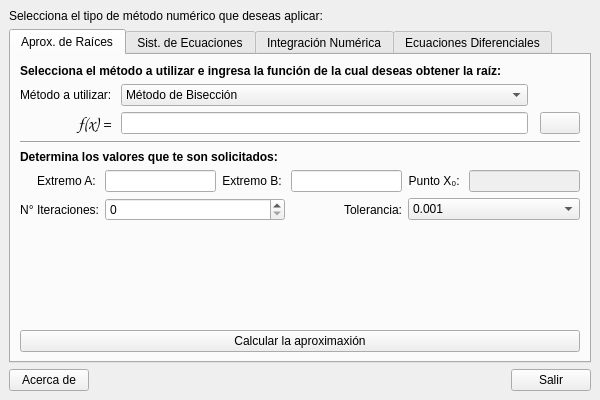
<?xml version="1.0" encoding="UTF-8"?>
<ui version="4.0">
 <class>MainWindow</class>
 <widget class="QMainWindow" name="MainWindow">
  <property name="windowModality">
   <enum>Qt::NonModal</enum>
  </property>
  <property name="geometry">
   <rect>
    <x>0</x>
    <y>0</y>
    <width>600</width>
    <height>400</height>
   </rect>
  </property>
  <property name="minimumSize">
   <size>
    <width>600</width>
    <height>400</height>
   </size>
  </property>
  <property name="windowTitle">
   <string>Métodos Numéricos</string>
  </property>
  <property name="windowIcon">
   <iconset resource="resources/metnum.qrc">
    <normaloff>:/Iconos/icons/metodos.png</normaloff>:/Iconos/icons/metodos.png</iconset>
  </property>
  <property name="layoutDirection">
   <enum>Qt::LeftToRight</enum>
  </property>
  <property name="autoFillBackground">
   <bool>false</bool>
  </property>
  <widget class="QWidget" name="centralwidget">
   <layout class="QVBoxLayout" name="verticalLayout">
    <item>
     <widget class="QLabel" name="label">
      <property name="text">
       <string>Selecciona el tipo de método numérico que deseas aplicar:</string>
      </property>
      <property name="alignment">
       <set>Qt::AlignJustify|Qt::AlignVCenter</set>
      </property>
      <property name="wordWrap">
       <bool>true</bool>
      </property>
     </widget>
    </item>
    <item>
     <widget class="QTabWidget" name="tabWidget">
      <property name="minimumSize">
       <size>
        <width>565</width>
        <height>0</height>
       </size>
      </property>
      <property name="tabPosition">
       <enum>QTabWidget::North</enum>
      </property>
      <property name="tabShape">
       <enum>QTabWidget::Rounded</enum>
      </property>
      <property name="currentIndex">
       <number>0</number>
      </property>
      <widget class="QWidget" name="tab">
       <attribute name="title">
        <string>Aprox. de Raíces</string>
       </attribute>
       <layout class="QVBoxLayout" name="verticalLayout_2">
        <item>
         <widget class="QLabel" name="label_2">
          <property name="font">
           <font>
            <weight>75</weight>
            <bold>true</bold>
           </font>
          </property>
          <property name="text">
           <string>Selecciona el método a utilizar e ingresa la función de la cual deseas obtener la raíz:</string>
          </property>
          <property name="alignment">
           <set>Qt::AlignJustify|Qt::AlignVCenter</set>
          </property>
          <property name="wordWrap">
           <bool>true</bool>
          </property>
         </widget>
        </item>
        <item>
         <layout class="QGridLayout" name="gridLayout_2">
          <item row="0" column="1">
           <widget class="QComboBox" name="metodosRaices">
            <item>
             <property name="text">
              <string>Método de Bisección</string>
             </property>
            </item>
            <item>
             <property name="text">
              <string>Método de la Regla Falsa</string>
             </property>
            </item>
            <item>
             <property name="text">
              <string>Método de Newton - Raphson</string>
             </property>
            </item>
           </widget>
          </item>
          <item row="0" column="0">
           <widget class="QLabel" name="label_3">
            <property name="text">
             <string>Método a utilizar: </string>
            </property>
           </widget>
          </item>
          <item row="1" column="0">
           <widget class="QLabel" name="label_4">
            <property name="font">
             <font>
              <family>URW Chancery L</family>
              <pointsize>13</pointsize>
             </font>
            </property>
            <property name="text">
             <string>f(x) = </string>
            </property>
            <property name="alignment">
             <set>Qt::AlignRight|Qt::AlignTrailing|Qt::AlignVCenter</set>
            </property>
           </widget>
          </item>
          <item row="0" column="2" colspan="2">
           <spacer name="horizontalSpacer_3">
            <property name="orientation">
             <enum>Qt::Horizontal</enum>
            </property>
            <property name="sizeHint" stdset="0">
             <size>
              <width>40</width>
              <height>20</height>
             </size>
            </property>
           </spacer>
          </item>
          <item row="1" column="1">
           <widget class="QLineEdit" name="editRaices"/>
          </item>
          <item row="1" column="3">
           <widget class="QPushButton" name="btnHowFx">
            <property name="text">
             <string/>
            </property>
            <property name="icon">
             <iconset resource="resources/metnum.qrc">
              <normaloff>:/Iconos/icons/what.png</normaloff>:/Iconos/icons/what.png</iconset>
            </property>
            <property name="iconSize">
             <size>
              <width>24</width>
              <height>24</height>
             </size>
            </property>
            <property name="shortcut">
             <string>Ctrl+R</string>
            </property>
           </widget>
          </item>
         </layout>
        </item>
        <item>
         <widget class="Line" name="line">
          <property name="orientation">
           <enum>Qt::Horizontal</enum>
          </property>
         </widget>
        </item>
        <item>
         <widget class="QLabel" name="label_5">
          <property name="font">
           <font>
            <weight>75</weight>
            <bold>true</bold>
           </font>
          </property>
          <property name="text">
           <string>Determina los valores que te son solicitados:</string>
          </property>
          <property name="alignment">
           <set>Qt::AlignJustify|Qt::AlignVCenter</set>
          </property>
          <property name="wordWrap">
           <bool>true</bool>
          </property>
         </widget>
        </item>
        <item>
         <layout class="QGridLayout" name="gridLayout_3">
          <item row="0" column="0">
           <widget class="QLabel" name="label_6">
            <property name="text">
             <string>Extremo A: </string>
            </property>
            <property name="alignment">
             <set>Qt::AlignRight|Qt::AlignTrailing|Qt::AlignVCenter</set>
            </property>
           </widget>
          </item>
          <item row="0" column="1">
           <widget class="QLineEdit" name="raicesA"/>
          </item>
          <item row="0" column="5">
           <widget class="QLineEdit" name="raicesX">
            <property name="enabled">
             <bool>false</bool>
            </property>
           </widget>
          </item>
          <item row="0" column="3">
           <widget class="QLineEdit" name="raicesB"/>
          </item>
          <item row="0" column="2">
           <widget class="QLabel" name="label_7">
            <property name="text">
             <string>Extremo B: </string>
            </property>
            <property name="alignment">
             <set>Qt::AlignRight|Qt::AlignTrailing|Qt::AlignVCenter</set>
            </property>
           </widget>
          </item>
          <item row="0" column="4">
           <widget class="QLabel" name="label_8">
            <property name="text">
             <string>Punto X₀: </string>
            </property>
            <property name="alignment">
             <set>Qt::AlignRight|Qt::AlignTrailing|Qt::AlignVCenter</set>
            </property>
           </widget>
          </item>
          <item row="1" column="3">
           <widget class="QLabel" name="label_10">
            <property name="text">
             <string>Tolerancia:</string>
            </property>
            <property name="alignment">
             <set>Qt::AlignRight|Qt::AlignTrailing|Qt::AlignVCenter</set>
            </property>
           </widget>
          </item>
          <item row="1" column="4" colspan="2">
           <widget class="QComboBox" name="raicesTolera">
            <item>
             <property name="text">
              <string>0.001</string>
             </property>
            </item>
            <item>
             <property name="text">
              <string>0.0001</string>
             </property>
            </item>
            <item>
             <property name="text">
              <string>0.00001</string>
             </property>
            </item>
            <item>
             <property name="text">
              <string>0.000001</string>
             </property>
            </item>
            <item>
             <property name="text">
              <string>0.0000001</string>
             </property>
            </item>
           </widget>
          </item>
          <item row="1" column="0">
           <widget class="QLabel" name="label_9">
            <property name="text">
             <string>N° Iteraciones:</string>
            </property>
            <property name="alignment">
             <set>Qt::AlignRight|Qt::AlignTrailing|Qt::AlignVCenter</set>
            </property>
           </widget>
          </item>
          <item row="1" column="1" colspan="2">
           <widget class="QSpinBox" name="raicesItera"/>
          </item>
         </layout>
        </item>
        <item>
         <spacer name="verticalSpacer">
          <property name="orientation">
           <enum>Qt::Vertical</enum>
          </property>
          <property name="sizeHint" stdset="0">
           <size>
            <width>20</width>
            <height>46</height>
           </size>
          </property>
         </spacer>
        </item>
        <item>
         <layout class="QGridLayout" name="gridLayout_4">
          <item row="0" column="0">
           <widget class="QPushButton" name="btnRaices">
            <property name="text">
             <string>Calcular la aproximaxión</string>
            </property>
           </widget>
          </item>
         </layout>
        </item>
       </layout>
      </widget>
      <widget class="QWidget" name="tab_2">
       <attribute name="title">
        <string>Sist. de Ecuaciones</string>
       </attribute>
       <layout class="QVBoxLayout" name="verticalLayout_3">
        <item>
         <widget class="QLabel" name="label_11">
          <property name="font">
           <font>
            <weight>75</weight>
            <bold>true</bold>
           </font>
          </property>
          <property name="text">
           <string>Selecciona el método a utilizar y proporciona los coeficientes de cada ecuación, recuerda que deben encontrarse en diagonal fuerte:</string>
          </property>
          <property name="alignment">
           <set>Qt::AlignJustify|Qt::AlignVCenter</set>
          </property>
          <property name="wordWrap">
           <bool>true</bool>
          </property>
         </widget>
        </item>
        <item>
         <layout class="QGridLayout" name="gridLayout_6">
          <item row="0" column="1">
           <widget class="QComboBox" name="metodosMatriz">
            <item>
             <property name="text">
              <string>Método de Jacobi</string>
             </property>
            </item>
            <item>
             <property name="text">
              <string>Método de Gauss - Seidel</string>
             </property>
            </item>
           </widget>
          </item>
          <item row="0" column="3">
           <widget class="QLabel" name="label_19">
            <property name="text">
             <string>Iteraciones a realizar: </string>
            </property>
           </widget>
          </item>
          <item row="0" column="4">
           <widget class="QSpinBox" name="matrizItera"/>
          </item>
          <item row="0" column="0">
           <widget class="QLabel" name="label_18">
            <property name="text">
             <string>Método a utilizar: </string>
            </property>
           </widget>
          </item>
          <item row="0" column="2">
           <spacer name="horizontalSpacer_4">
            <property name="orientation">
             <enum>Qt::Horizontal</enum>
            </property>
            <property name="sizeHint" stdset="0">
             <size>
              <width>40</width>
              <height>20</height>
             </size>
            </property>
           </spacer>
          </item>
         </layout>
        </item>
        <item>
         <widget class="Line" name="line_2">
          <property name="orientation">
           <enum>Qt::Horizontal</enum>
          </property>
         </widget>
        </item>
        <item>
         <layout class="QGridLayout" name="gridLayout_5">
          <item row="3" column="1">
           <widget class="QLineEdit" name="A31"/>
          </item>
          <item row="3" column="0">
           <widget class="QLabel" name="label_14">
            <property name="text">
             <string>EQ₃</string>
            </property>
            <property name="alignment">
             <set>Qt::AlignCenter</set>
            </property>
           </widget>
          </item>
          <item row="1" column="2">
           <widget class="QLineEdit" name="A12"/>
          </item>
          <item row="1" column="1">
           <widget class="QLineEdit" name="A11"/>
          </item>
          <item row="0" column="1">
           <widget class="QLabel" name="label_15">
            <property name="text">
             <string>X₁</string>
            </property>
            <property name="alignment">
             <set>Qt::AlignCenter</set>
            </property>
           </widget>
          </item>
          <item row="1" column="3">
           <widget class="QLineEdit" name="A13"/>
          </item>
          <item row="1" column="5">
           <widget class="QLineEdit" name="B1"/>
          </item>
          <item row="2" column="1">
           <widget class="QLineEdit" name="A21"/>
          </item>
          <item row="0" column="3">
           <widget class="QLabel" name="label_17">
            <property name="text">
             <string>X₃</string>
            </property>
            <property name="alignment">
             <set>Qt::AlignCenter</set>
            </property>
           </widget>
          </item>
          <item row="2" column="2">
           <widget class="QLineEdit" name="A22"/>
          </item>
          <item row="2" column="0">
           <widget class="QLabel" name="label_13">
            <property name="text">
             <string>EQ₂</string>
            </property>
            <property name="alignment">
             <set>Qt::AlignCenter</set>
            </property>
           </widget>
          </item>
          <item row="3" column="5">
           <widget class="QLineEdit" name="B3"/>
          </item>
          <item row="0" column="2">
           <widget class="QLabel" name="label_16">
            <property name="text">
             <string>X₂</string>
            </property>
            <property name="alignment">
             <set>Qt::AlignCenter</set>
            </property>
           </widget>
          </item>
          <item row="2" column="5">
           <widget class="QLineEdit" name="B2"/>
          </item>
          <item row="3" column="3">
           <widget class="QLineEdit" name="A33"/>
          </item>
          <item row="1" column="0">
           <widget class="QLabel" name="label_12">
            <property name="text">
             <string>EQ₁</string>
            </property>
            <property name="alignment">
             <set>Qt::AlignCenter</set>
            </property>
           </widget>
          </item>
          <item row="2" column="3">
           <widget class="QLineEdit" name="A23"/>
          </item>
          <item row="3" column="2">
           <widget class="QLineEdit" name="A32"/>
          </item>
          <item row="0" column="4">
           <spacer name="horizontalSpacer_2">
            <property name="orientation">
             <enum>Qt::Horizontal</enum>
            </property>
            <property name="sizeHint" stdset="0">
             <size>
              <width>40</width>
              <height>20</height>
             </size>
            </property>
           </spacer>
          </item>
         </layout>
        </item>
        <item>
         <spacer name="verticalSpacer_2">
          <property name="orientation">
           <enum>Qt::Vertical</enum>
          </property>
          <property name="sizeHint" stdset="0">
           <size>
            <width>20</width>
            <height>43</height>
           </size>
          </property>
         </spacer>
        </item>
        <item>
         <widget class="QPushButton" name="btnMatriz">
          <property name="text">
           <string>Calcular los valores de X</string>
          </property>
         </widget>
        </item>
       </layout>
      </widget>
      <widget class="QWidget" name="tab_3">
       <attribute name="title">
        <string>Integración Numérica</string>
       </attribute>
       <layout class="QVBoxLayout" name="verticalLayout_4">
        <item>
         <widget class="QLabel" name="label_20">
          <property name="font">
           <font>
            <weight>75</weight>
            <bold>true</bold>
           </font>
          </property>
          <property name="text">
           <string>Selecciona el método a utilizar e ingresa los datos que se solicitan en base a la siguiente estructura:</string>
          </property>
          <property name="alignment">
           <set>Qt::AlignJustify|Qt::AlignVCenter</set>
          </property>
          <property name="wordWrap">
           <bool>true</bool>
          </property>
         </widget>
        </item>
        <item>
         <layout class="QGridLayout" name="gridLayout_7">
          <item row="0" column="1">
           <widget class="QLabel" name="label_21">
            <property name="text">
             <string/>
            </property>
            <property name="pixmap">
             <pixmap resource="resources/metnum.qrc">:/Imagenes/images/formula.png</pixmap>
            </property>
            <property name="scaledContents">
             <bool>false</bool>
            </property>
            <property name="alignment">
             <set>Qt::AlignCenter</set>
            </property>
           </widget>
          </item>
          <item row="0" column="0">
           <spacer name="horizontalSpacer_5">
            <property name="orientation">
             <enum>Qt::Horizontal</enum>
            </property>
            <property name="sizeHint" stdset="0">
             <size>
              <width>40</width>
              <height>20</height>
             </size>
            </property>
           </spacer>
          </item>
          <item row="0" column="2">
           <spacer name="horizontalSpacer_6">
            <property name="orientation">
             <enum>Qt::Horizontal</enum>
            </property>
            <property name="sizeHint" stdset="0">
             <size>
              <width>40</width>
              <height>20</height>
             </size>
            </property>
           </spacer>
          </item>
         </layout>
        </item>
        <item>
         <layout class="QGridLayout" name="gridLayout_8">
          <item row="0" column="0">
           <widget class="QLabel" name="label_22">
            <property name="text">
             <string>Método a utilizar: </string>
            </property>
           </widget>
          </item>
          <item row="0" column="1">
           <widget class="QComboBox" name="metodosIntegral">
            <item>
             <property name="text">
              <string>Sumas de Riemann</string>
             </property>
            </item>
            <item>
             <property name="text">
              <string>Regla del Trapecio</string>
             </property>
            </item>
            <item>
             <property name="text">
              <string>Regla de Simpson ⅓</string>
             </property>
            </item>
           </widget>
          </item>
          <item row="1" column="0">
           <widget class="QLabel" name="label_23">
            <property name="font">
             <font>
              <family>URW Chancery L</family>
              <pointsize>12</pointsize>
             </font>
            </property>
            <property name="text">
             <string>f(x) : </string>
            </property>
            <property name="alignment">
             <set>Qt::AlignRight|Qt::AlignTrailing|Qt::AlignVCenter</set>
            </property>
           </widget>
          </item>
          <item row="1" column="1">
           <widget class="QLineEdit" name="fxIntegral"/>
          </item>
          <item row="1" column="3">
           <widget class="QPushButton" name="btnHowFx2">
            <property name="text">
             <string/>
            </property>
            <property name="icon">
             <iconset resource="resources/metnum.qrc">
              <normaloff>:/Iconos/icons/what.png</normaloff>:/Iconos/icons/what.png</iconset>
            </property>
            <property name="iconSize">
             <size>
              <width>24</width>
              <height>24</height>
             </size>
            </property>
           </widget>
          </item>
          <item row="0" column="2" colspan="2">
           <spacer name="horizontalSpacer_7">
            <property name="orientation">
             <enum>Qt::Horizontal</enum>
            </property>
            <property name="sizeHint" stdset="0">
             <size>
              <width>40</width>
              <height>20</height>
             </size>
            </property>
           </spacer>
          </item>
         </layout>
        </item>
        <item>
         <widget class="Line" name="line_3">
          <property name="orientation">
           <enum>Qt::Horizontal</enum>
          </property>
         </widget>
        </item>
        <item>
         <layout class="QGridLayout" name="gridLayout_9">
          <item row="0" column="4">
           <widget class="QLineEdit" name="bIntegral"/>
          </item>
          <item row="1" column="0">
           <widget class="QLabel" name="label_26">
            <property name="text">
             <string>Iteraciones a realizar:</string>
            </property>
           </widget>
          </item>
          <item row="1" column="1">
           <widget class="QSpinBox" name="integralItera"/>
          </item>
          <item row="0" column="0">
           <widget class="QLabel" name="label_24">
            <property name="text">
             <string>Valor de A: </string>
            </property>
            <property name="alignment">
             <set>Qt::AlignRight|Qt::AlignTrailing|Qt::AlignVCenter</set>
            </property>
           </widget>
          </item>
          <item row="0" column="3">
           <widget class="QLabel" name="label_25">
            <property name="text">
             <string>Valor de B: </string>
            </property>
           </widget>
          </item>
          <item row="0" column="1">
           <widget class="QLineEdit" name="aIntegral"/>
          </item>
          <item row="0" column="2">
           <spacer name="horizontalSpacer_9">
            <property name="orientation">
             <enum>Qt::Horizontal</enum>
            </property>
            <property name="sizeHint" stdset="0">
             <size>
              <width>40</width>
              <height>20</height>
             </size>
            </property>
           </spacer>
          </item>
          <item row="0" column="5">
           <spacer name="horizontalSpacer_10">
            <property name="orientation">
             <enum>Qt::Horizontal</enum>
            </property>
            <property name="sizeHint" stdset="0">
             <size>
              <width>40</width>
              <height>20</height>
             </size>
            </property>
           </spacer>
          </item>
          <item row="1" column="3" colspan="3">
           <spacer name="horizontalSpacer_8">
            <property name="orientation">
             <enum>Qt::Horizontal</enum>
            </property>
            <property name="sizeHint" stdset="0">
             <size>
              <width>40</width>
              <height>20</height>
             </size>
            </property>
           </spacer>
          </item>
         </layout>
        </item>
        <item>
         <spacer name="verticalSpacer_3">
          <property name="orientation">
           <enum>Qt::Vertical</enum>
          </property>
          <property name="sizeHint" stdset="0">
           <size>
            <width>20</width>
            <height>8</height>
           </size>
          </property>
         </spacer>
        </item>
        <item>
         <widget class="QPushButton" name="btnIntegral">
          <property name="text">
           <string>Calcular la estimación de la Integral</string>
          </property>
         </widget>
        </item>
       </layout>
      </widget>
      <widget class="QWidget" name="tab_4">
       <attribute name="title">
        <string>Ecuaciones Diferenciales</string>
       </attribute>
       <layout class="QVBoxLayout" name="verticalLayout_5">
        <item>
         <widget class="QLabel" name="label_27">
          <property name="font">
           <font>
            <weight>75</weight>
            <bold>true</bold>
           </font>
          </property>
          <property name="text">
           <string>Selecciona el método a utilizar e ingresa la ecuación diferencial que deseas resolver:</string>
          </property>
          <property name="wordWrap">
           <bool>true</bool>
          </property>
         </widget>
        </item>
        <item>
         <layout class="QGridLayout" name="gridLayout_10">
          <item row="1" column="1">
           <widget class="QLineEdit" name="yPrima"/>
          </item>
          <item row="1" column="0">
           <widget class="QLabel" name="label_29">
            <property name="font">
             <font>
              <family>URW Chancery L</family>
              <pointsize>13</pointsize>
             </font>
            </property>
            <property name="text">
             <string>y' = </string>
            </property>
            <property name="alignment">
             <set>Qt::AlignRight|Qt::AlignTrailing|Qt::AlignVCenter</set>
            </property>
           </widget>
          </item>
          <item row="0" column="1">
           <widget class="QComboBox" name="metodosEcuaciones">
            <item>
             <property name="text">
              <string>Método de Euler</string>
             </property>
            </item>
            <item>
             <property name="text">
              <string>Método RK-4</string>
             </property>
            </item>
           </widget>
          </item>
          <item row="0" column="0">
           <widget class="QLabel" name="label_28">
            <property name="text">
             <string>Método a utilizar:</string>
            </property>
           </widget>
          </item>
          <item row="1" column="3">
           <widget class="QPushButton" name="btnHowFx3">
            <property name="text">
             <string/>
            </property>
            <property name="icon">
             <iconset resource="resources/metnum.qrc">
              <normaloff>:/Iconos/icons/what.png</normaloff>:/Iconos/icons/what.png</iconset>
            </property>
            <property name="iconSize">
             <size>
              <width>24</width>
              <height>24</height>
             </size>
            </property>
           </widget>
          </item>
          <item row="0" column="2" colspan="2">
           <spacer name="horizontalSpacer_11">
            <property name="orientation">
             <enum>Qt::Horizontal</enum>
            </property>
            <property name="sizeHint" stdset="0">
             <size>
              <width>40</width>
              <height>20</height>
             </size>
            </property>
           </spacer>
          </item>
         </layout>
        </item>
        <item>
         <widget class="Line" name="line_4">
          <property name="orientation">
           <enum>Qt::Horizontal</enum>
          </property>
         </widget>
        </item>
        <item>
         <layout class="QGridLayout" name="gridLayout_11">
          <item row="0" column="0">
           <widget class="QLabel" name="label_30">
            <property name="text">
             <string>X₀: </string>
            </property>
           </widget>
          </item>
          <item row="0" column="5">
           <widget class="QLineEdit" name="ecuacionesY0"/>
          </item>
          <item row="0" column="1">
           <widget class="QLineEdit" name="ecuacionesX0"/>
          </item>
          <item row="0" column="3">
           <widget class="QLineEdit" name="ecuacionesXn"/>
          </item>
          <item row="0" column="2">
           <widget class="QLabel" name="label_32">
            <property name="text">
             <string>Xₙ: </string>
            </property>
           </widget>
          </item>
          <item row="0" column="4">
           <widget class="QLabel" name="label_31">
            <property name="text">
             <string>Y₀: </string>
            </property>
           </widget>
          </item>
          <item row="1" column="5">
           <widget class="QSpinBox" name="ecuacionesItera"/>
          </item>
          <item row="1" column="3" colspan="2">
           <widget class="QLabel" name="label_33">
            <property name="text">
             <string>Iteraciones a realizar: </string>
            </property>
            <property name="alignment">
             <set>Qt::AlignRight|Qt::AlignTrailing|Qt::AlignVCenter</set>
            </property>
           </widget>
          </item>
         </layout>
        </item>
        <item>
         <spacer name="verticalSpacer_4">
          <property name="orientation">
           <enum>Qt::Vertical</enum>
          </property>
          <property name="sizeHint" stdset="0">
           <size>
            <width>20</width>
            <height>69</height>
           </size>
          </property>
         </spacer>
        </item>
        <item>
         <widget class="QPushButton" name="btnEcuaciones">
          <property name="text">
           <string>Calcular la aproximación</string>
          </property>
         </widget>
        </item>
       </layout>
      </widget>
     </widget>
    </item>
    <item>
     <layout class="QGridLayout" name="gridLayout">
      <item row="0" column="0">
       <widget class="QPushButton" name="btnAcerca">
        <property name="text">
         <string>Acerca de</string>
        </property>
       </widget>
      </item>
      <item row="0" column="2">
       <widget class="QPushButton" name="btnSalir">
        <property name="text">
         <string>Salir</string>
        </property>
       </widget>
      </item>
      <item row="0" column="1">
       <spacer name="horizontalSpacer">
        <property name="orientation">
         <enum>Qt::Horizontal</enum>
        </property>
        <property name="sizeHint" stdset="0">
         <size>
          <width>40</width>
          <height>20</height>
         </size>
        </property>
       </spacer>
      </item>
     </layout>
    </item>
   </layout>
  </widget>
 </widget>
 <tabstops>
  <tabstop>tabWidget</tabstop>
  <tabstop>metodosRaices</tabstop>
  <tabstop>editRaices</tabstop>
  <tabstop>raicesA</tabstop>
  <tabstop>raicesB</tabstop>
  <tabstop>raicesX</tabstop>
  <tabstop>raicesItera</tabstop>
  <tabstop>raicesTolera</tabstop>
  <tabstop>btnRaices</tabstop>
  <tabstop>metodosMatriz</tabstop>
  <tabstop>matrizItera</tabstop>
  <tabstop>A11</tabstop>
  <tabstop>A12</tabstop>
  <tabstop>A13</tabstop>
  <tabstop>B1</tabstop>
  <tabstop>A21</tabstop>
  <tabstop>A22</tabstop>
  <tabstop>A23</tabstop>
  <tabstop>B2</tabstop>
  <tabstop>A31</tabstop>
  <tabstop>A32</tabstop>
  <tabstop>A33</tabstop>
  <tabstop>B3</tabstop>
  <tabstop>btnMatriz</tabstop>
  <tabstop>metodosIntegral</tabstop>
  <tabstop>fxIntegral</tabstop>
  <tabstop>aIntegral</tabstop>
  <tabstop>bIntegral</tabstop>
  <tabstop>integralItera</tabstop>
  <tabstop>btnIntegral</tabstop>
  <tabstop>btnSalir</tabstop>
  <tabstop>btnAcerca</tabstop>
 </tabstops>
 <resources>
  <include location="resources/metnum.qrc"/>
 </resources>
 <connections>
  <connection>
   <sender>btnSalir</sender>
   <signal>clicked()</signal>
   <receiver>MainWindow</receiver>
   <slot>close()</slot>
   <hints>
    <hint type="sourcelabel">
     <x>547</x>
     <y>376</y>
    </hint>
    <hint type="destinationlabel">
     <x>299</x>
     <y>199</y>
    </hint>
   </hints>
  </connection>
 </connections>
</ui>
